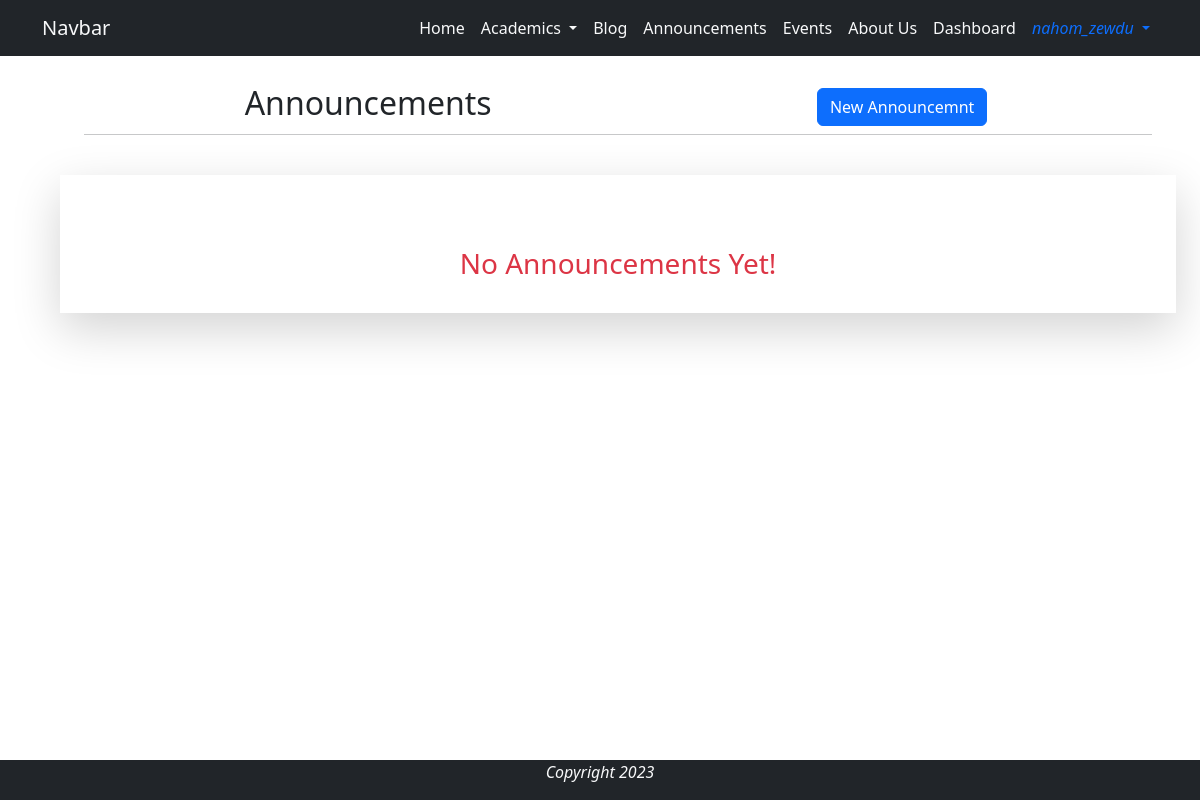
Page /announcement/ (signed in) on the earlier database version.
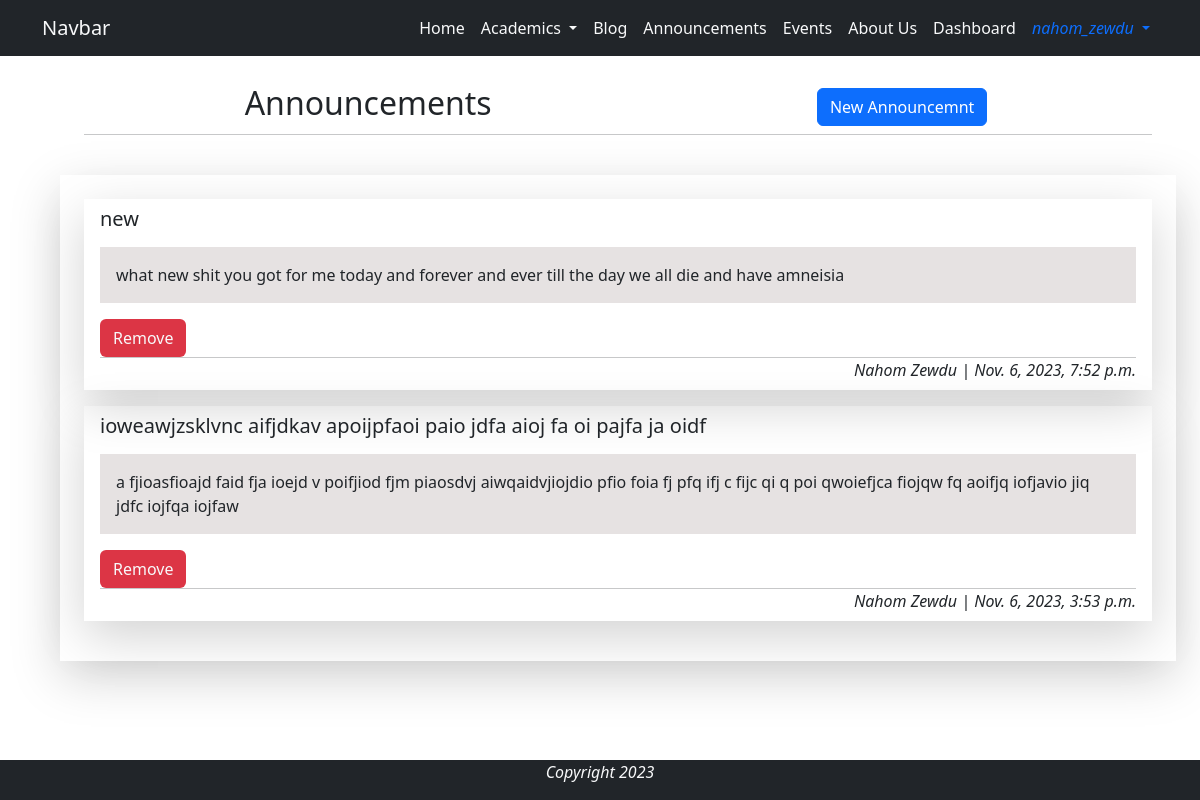
Same page on the later database version.
### announcement/models.py (models this page shows)
class Announcement(models.Model):
    creator = models.ForeignKey(Staff, on_delete=models.CASCADE)
    title = models.CharField(max_length=70, null=False, blank=False)
    body = models.TextField(null=False, blank=False)
    timestamp = models.DateTimeField(auto_now_add=True)
    def __str__(self):
        return self.title

### base/models.py (models this page shows, shortened)
class Staff(models.Model):
    GENDER_CHOICES = [
        ('M', 'Male'),
        ('F', 'Female')
    ]
    user = models.OneToOneField(User, on_delete=models.CASCADE)
    name = models.CharField(max_length=44, null=True, blank=True)
    staff_id = models.CharField(max_length=6, editable=False, unique=True)
    gender = models.CharField(max_length=6, choices=GENDER_CHOICES, null=False, blank=False)
    phone = models.CharField(max_length=20, null=False, blank=False)
    def __str__(self):
        return self.name

### announcement/views.py (the view)
# urls.py: path('', views.AnnouncementList.as_view(), name='announcement'),
class AnnouncementList(LoginRequiredMixin, ListView):
    queryset = Announcement.objects.order_by('-timestamp')
    context_object_name = 'announcements'
    template_name = 'announcement/announcement.html'
    login_url = '/restricted/'

### announcement/templates/announcement/announcement.html (shortened to what this page needs)
{% extends 'base/base.html' %}
{% load static %}
{% block content %}
<div class="container mx-0 mx-sm-5">
    <div class="row m-4 d-flex justify-content-around">
        <h2 class="p-1 col-auto">Announcements</h2>
        {% if request.user.is_staff %}
            <a href="{% url 'announcement:create_announcement' %}" class="col-auto btn btn-primary m-2">New Announcemnt</a>
        {% endif %}
        <hr>
    </div>
    <div class="shadow-lg p-0 p-sm-4">
        {% if announcements.exists %}
            {% for i in announcements %}
                <div class="shadow-lg p-2 px-3 mb-3">
                    <h5 class="mb-3">{{i}}</h5>
                    <p class="announcement-body p-1 p-sm-3">
                        {{ i.body }}
                    </p>
                    {% if request.user.is_staff %}
                            <a href="{% url 'announcement:delete_announcement' i.id %}" class="btn bg-danger text-light">Remove</a>
                    {% endif %}
                    <hr class="m-0">
                    <p class="text-end mb-0"><i>{{i.creator}} | {{ i.timestamp }}</i></p>
                </div>
            {% endfor %}
        {% else %}
            <h3 class="mt-5 text-center text-danger">No Announcements Yet!</h3>
        {% endif %}
    </div>
</div>
{% endblock %}

Differences in the rows shown:
added Announcement: title "new", body "what new shit you got for me today and forever and ever till the day we all die and have amneisia", creator "Nahom Zewdu", timestamp "Nov. 6, 2023, 7:52 p.m."
added Announcement: title "ioweawjzsklvnc aifjdkav apoijpfaoi paio jdfa aioj fa oi pajfa ja oidf", body "a fjioasfioajd faid fja ioejd v poifjiod fjm piaosdvj aiwqaidvjiojdio pfio foia fj pfq ifj c fijc qi q poi qwoiefjca fiojqw fq aoifjq iofjavio jiq jdfc iojfqa iojfaw", creator "Nahom Zewdu", timestamp "Nov. 6, 2023, 3:53 p.m."
Other differences:
text no longer shown: "No Announcements Yet!"
